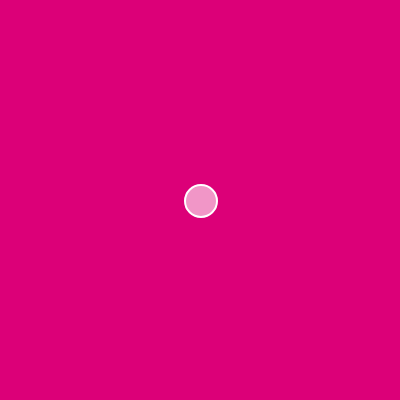
Frame 1 (no input)
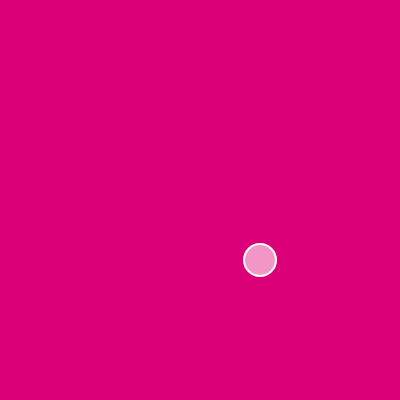
Frame 60 (no input)
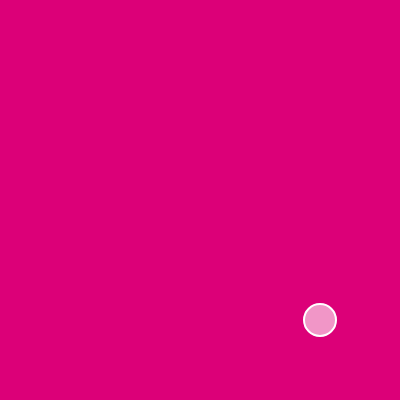
Frame 120 (the mouse pressed at the canvas centre since frame 60)

The p5.js sketch that drew these frames (run headless with seeded random() and noise() and a simulated clock; from frame 60 on, the mouse is pressed at the canvas centre):

// p5.js sketch
// ── sketch.js
let walker;

function setup() {
  createCanvas(400, 400);
  walker = new Walker(200, 200);
}

function draw() {
  background(220,0,120);
  walker.update();
  walker.show();
}
// ── walker.js
class Walker{
  constructor(x, y) {
    this.pos = createVector(x, y);
    this.vel = createVector(1, 1);
  }
  
  update() {
    this.pos.add(this.vel);
  }
  
  show() {
    stroke(255);
    strokeWeight(2);
    fill(255, 150);
    ellipse(this.pos.x, this.pos.y, 32);
  }
}
